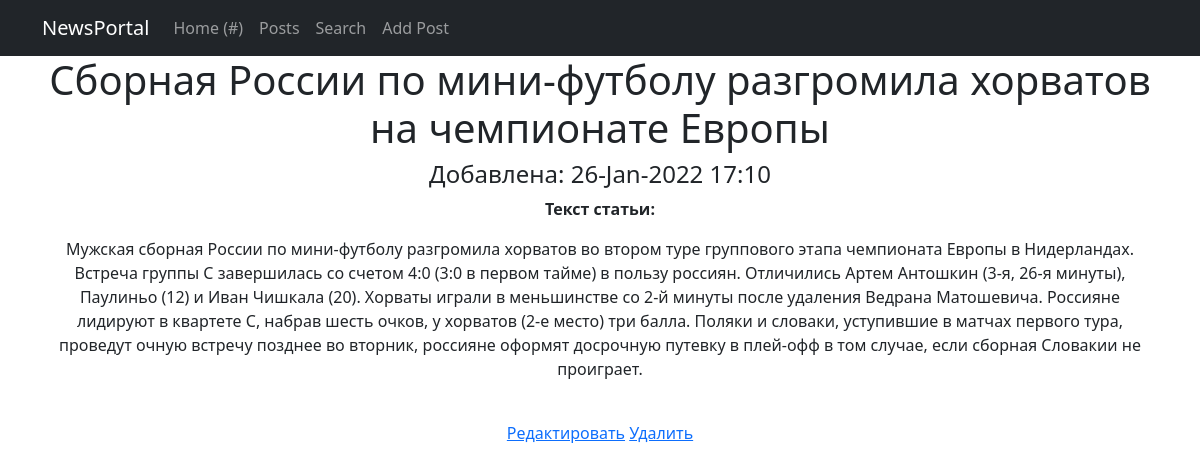
The app's page /news/13 with its own data.
### news/models.py (models this page shows, shortened)
class Post(models.Model):
    author = models.ForeignKey(Author, on_delete=models.CASCADE)
    NEWS = 'NW'
    ARTICLES = 'AR'
    CATEGORY_CHOICE = [
        (NEWS, 'Новости'),
        (ARTICLES, 'Статьи')
    ]
    categoryType = models.CharField(max_length=2, choices=CATEGORY_CHOICE, default=ARTICLES)
    creationDate = models.DateTimeField(auto_now_add=True)
    postCategory = models.ManyToManyField(Category, through='PostCategory')
    title = models.CharField(max_length=128)
    text = models.TextField()
    rate = models.SmallIntegerField(default=0)

### news/views.py (the view)
# urls.py: path('<int:pk>', PostDetails.as_view(), name='post'),
class PostDetails(DetailView):
    model = Post
    template_name = 'post.html'
    context_object_name = 'post'

### news/templatetags/my_filters.py (called while the page is built)
@register.filter(name='censor')
def censor(value):
    text_list = str(value).split()
    bad_words = ['осёл', 'лошар', 'лопух',]
    for i, word in enumerate(text_list):
        if word.strip(',') in bad_words:
            text_list[i] = '****'
    value = ' '.join(text_list)
    return value

### news/templates/post.html (shortened to what this page needs)
{% extends 'flatpages/default.html' %}
{% load my_filters %}
{% block content %}
        <h1>{{ post.title|censor }}</h1>
        <h4>Добавлена: {{ post.creationDate|date:'d-M-Y H:i' }}</h4>
        <p><b>Текст статьи:</b></p>
        <p>{{ post.text|censor }}</p><br>
        <a href="{% url 'edit_post' post.id %}">Редактировать</a>
        <a href="{% url 'delete_post' post.id %}">Удалить</a>
{% endblock content %}

### records on screen
Post: title|censor "Сборная России по мини-футболу разгромила хорватов на чемпионате Европы", creationDate "26-Jan-2022 17:10", text|censor "Мужская сборная России по мини-футболу разгромила хорватов во втором туре группового этапа чемпионата Европы в Нидерландах. Встреча группы С завершилась со счетом 4:0 (3:0 в первом тайме) в пользу россиян. Отличились Артем Антошкин (3-я, 26-я минуты), Паулиньо (12) и Иван Чишкала (20). Хорваты играли в меньшинстве со 2-й минуты после удаления Ведрана Матошевича. Россияне лидируют в квартете С, набрав шесть очков, у хорватов (2-е место) три балла. Поляки и словаки, уступившие в матчах первого тура, проведут очную встречу позднее во вторник, россияне оформят досрочную путевку в плей-офф в том случае, если сборная Словакии не проиграет."
